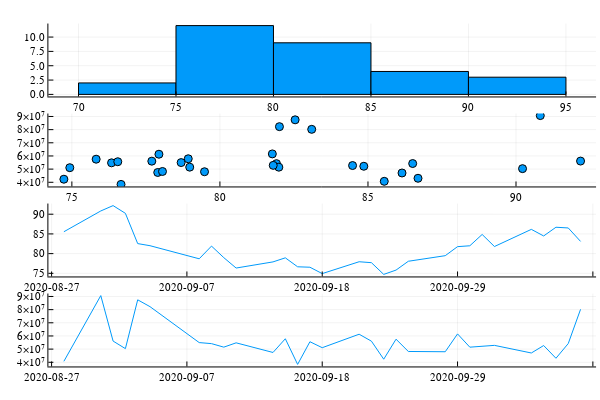

Source (notebook cell):
### Code cell
p1 = histogram(df.Close)
p2 = scatter(df.Close, df.Volume)
p3 = plot(df.Date, df.Close)
p4 = plot(df.Date, df.Volume)

plot(p1, p2, p3, p4, layout=(4, 1), legend=false)

### Figure 1 — Plotly figure (JSON) as saved in the notebook; plotly's stock layout.template omitted (floating-point values rounded to 4 significant figures)
{"data": [{"fill": "tozeroy", "fillcolor": "rgba(0, 154, 250, 1.000)", "hoverinfo": "none", "legendgroup": "y1", "line": {"color": "rgba(0, 0, 0, 1.000)", "dash": "solid", "width": 1}, "mode": "lines", "name": "y1", "showlegend": true, "type": "scatter", "x": [70, 70, 75, 75, 70, 70], "xaxis": "x1", "y": [2, 0, 0, 2, 2, 2], "yaxis": "y1"}, {"fill": "tozeroy", "fillcolor": "rgba(0, 154, 250, 1.000)", "hoverinfo": "none", "legendgroup": "y1", "line": {"color": "rgba(0, 0, 0, 1.000)", "dash": "solid", "width": 1}, "mode": "lines", "name": "y1", "showlegend": false, "type": "scatter", "x": [75, 75, 80, 80, 75, 75], "xaxis": "x1", "y": [12, 0, 0, 12, 12, 12], "yaxis": "y1"}, {"fill": "tozeroy", "fillcolor": "rgba(0, 154, 250, 1.000)", "hoverinfo": "none", "legendgroup": "y1", "line": {"color": "rgba(0, 0, 0, 1.000)", "dash": "solid", "width": 1}, "mode": "lines", "name": "y1", "showlegend": false, "type": "scatter", "x": [80, 80, 85, 85, 80, 80], "xaxis": "x1", "y": [9, 0, 0, 9, 9, 9], "yaxis": "y1"}, {"fill": "tozeroy", "fillcolor": "rgba(0, 154, 250, 1.000)", "hoverinfo": "none", "legendgroup": "y1", "line": {"color": "rgba(0, 0, 0, 1.000)", "dash": "solid", "width": 1}, "mode": "lines", "name": "y1", "showlegend": false, "type": "scatter", "x": [85, 85, 90, 90, 85, 85], "xaxis": "x1", "y": [4, 0, 0, 4, 4, 4], "yaxis": "y1"}, {"fill": "tozeroy", "fillcolor": "rgba(0, 154, 250, 1.000)", "hoverinfo": "none", "legendgroup": "y1", "line": {"color": "rgba(0, 0, 0, 1.000)", "dash": "solid", "width": 1}, "mode": "lines", "name": "y1", "showlegend": false, "type": "scatter", "x": [90, 90, 95, 95, 90, 90], "xaxis": "x1", "y": [3, 0, 0, 3, 3, 3], "yaxis": "y1"}, {"colorbar": {"title": ""}, "legendgroup": "y1", "marker": {"color": "rgba(0, 154, 250, 1.000)", "line": {"color": "rgba(0, 0, 0, 1.000)", "width": 1}, "size": 8, "symbol": "circle"}, "mode": "markers", "name": "y1", "showlegend": true, "type": "scatter", "x": [85.55, 90.82, 92.18, 90.22, 82.54, 82.01, 78.69, 81.91, 78.98, 76.34, 77.9, 78.93, 76.66, 76.55, 74.93, 77.94, 77.7, 74.73, 75.82, 78.06, 79.48, 81.77, 81.99, 84.86, 81.8, 86.15, 84.48, 86.69, 86.51, 83.1], "xaxis": "x2", "y": [40723300, 90655900, 56117100, 50366900, 87462700, 82267800, 54955700, 54163900, 51499400, 54763000, 47448700, 57874400, 38393500, 55619100, 51082900, 61312000, 56044700, 42327500, 57540900, 48206200, 48005500, 61568900, 51479700, 52177100, 52855100, 47056500, 52725400, 43045700, 54240700, 80225400], "yaxis": "y2", "zmax": null, "zmin": null}, {"colorbar": {"title": ""}, "legendgroup": "y1", "line": {"color": "rgba(0, 154, 250, 1.000)", "dash": "solid", "shape": "linear", "width": 1}, "mode": "lines", "name": "y1", "showlegend": true, "type": "scatter", "x": [737665, 737668, 737669, 737670, 737671, 737672, 737676, 737677, 737678, 737679, 737682, 737683, 737684, 737685, 737686, 737689, 737690, 737691, 737692, 737693, 737696, 737697, 737698, 737699, 737700, 737703, 737704, 737705, 737706, 737707], "xaxis": "x3", "y": [85.55, 90.82, 92.18, 90.22, 82.54, 82.01, 78.69, 81.91, 78.98, 76.34, 77.9, 78.93, 76.66, 76.55, 74.93, 77.94, 77.7, 74.73, 75.82, 78.06, 79.48, 81.77, 81.99, 84.86, 81.8, 86.15, 84.48, 86.69, 86.51, 83.1], "yaxis": "y3", "zmax": null, "zmin": null}, {"colorbar": {"title": ""}, "legendgroup": "y1", "line": {"color": "rgba(0, 154, 250, 1.000)", "dash": "solid", "shape": "linear", "width": 1}, "mode": "lines", "name": "y1", "showlegend": true, "type": "scatter", "x": [737665, 737668, 737669, 737670, 737671, 737672, 737676, 737677, 737678, 737679, 737682, 737683, 737684, 737685, 737686, 737689, 737690, 737691, 737692, 737693, 737696, 737697, 737698, 737699, 737700, 737703, 737704, 737705, 737706, 737707], "xaxis": "x4", "y": [40723300, 90655900, 56117100, 50366900, 87462700, 82267800, 54955700, 54163900, 51499400, 54763000, 47448700, 57874400, 38393500, 55619100, 51082900, 61312000, 56044700, 42327500, 57540900, 48206200, 48005500, 61568900, 51479700, 52177100, 52855100, 47056500, 52725400, 43045700, 54240700, 80225400], "yaxis": "y4", "zmax": null, "zmin": null}], "layout": {"annotations": [], "height": 400, "margin": {"b": 20, "l": 0, "r": 0, "t": 20}, "paper_bgcolor": "rgba(255, 255, 255, 1.000)", "plot_bgcolor": "rgba(255, 255, 255, 1.000)", "showlegend": false, "width": 600, "xaxis1": {"anchor": "y1", "domain": [0.08064, 0.9934], "gridcolor": "rgba(0, 0, 0, 0.100)", "gridwidth": 0.5, "linecolor": "rgba(0, 0, 0, 1.000)", "mirror": false, "range": [68.45, 96.55], "showgrid": true, "showline": true, "showticklabels": true, "tickangle": 0, "tickcolor": "rgb(0, 0, 0)", "tickfont": {"color": "rgba(0, 0, 0, 1.000)", "family": "sans-serif", "size": 11}, "tickmode": "array", "ticks": "inside", "ticktext": ["70", "75", "80", "85", "90", "95"], "tickvals": [70, 75, 80, 85, 90, 95], "title": "", "titlefont": {"color": "rgba(0, 0, 0, 1.000)", "family": "sans-serif", "size": 15}, "type": "-", "visible": true, "zeroline": false, "zerolinecolor": "rgba(0, 0, 0, 1.000)"}, "xaxis2": {"anchor": "y2", "domain": [0.08064, 0.9934], "gridcolor": "rgba(0, 0, 0, 0.100)", "gridwidth": 0.5, "linecolor": "rgba(0, 0, 0, 1.000)", "mirror": false, "range": [74.21, 92.7], "showgrid": true, "showline": true, "showticklabels": true, "tickangle": 0, "tickcolor": "rgb(0, 0, 0)", "tickfont": {"color": "rgba(0, 0, 0, 1.000)", "family": "sans-serif", "size": 11}, "tickmode": "array", "ticks": "inside", "ticktext": ["75", "80", "85", "90"], "tickvals": [75, 80, 85, 90], "title": "", "titlefont": {"color": "rgba(0, 0, 0, 1.000)", "family": "sans-serif", "size": 15}, "type": "-", "visible": true, "zeroline": false, "zerolinecolor": "rgba(0, 0, 0, 1.000)"}, "xaxis3": {"anchor": "y3", "domain": [0.08064, 0.9934], "gridcolor": "rgba(0, 0, 0, 0.100)", "gridwidth": 0.5, "linecolor": "rgba(0, 0, 0, 1.000)", "mirror": false, "range": [737700.0, 737700.0], "showgrid": true, "showline": true, "showticklabels": true, "tickangle": 0, "tickcolor": "rgb(0, 0, 0)", "tickfont": {"color": "rgba(0, 0, 0, 1.000)", "family": "sans-serif", "size": 11}, "tickmode": "array", "ticks": "inside", "ticktext": ["2020-08-27", "2020-09-07", "2020-09-18", "2020-09-29", "2020-10-10"], "tickvals": [737664, 737675, 737686, 737697, 737708], "title": "", "titlefont": {"color": "rgba(0, 0, 0, 1.000)", "family": "sans-serif", "size": 15}, "type": "-", "visible": true, "zeroline": false, "zerolinecolor": "rgba(0, 0, 0, 1.000)"}, "xaxis4": {"anchor": "y4", "domain": [0.08064, 0.9934], "gridcolor": "rgba(0, 0, 0, 0.100)", "gridwidth": 0.5, "linecolor": "rgba(0, 0, 0, 1.000)", "mirror": false, "range": [737700.0, 737700.0], "showgrid": true, "showline": true, "showticklabels": true, "tickangle": 0, "tickcolor": "rgb(0, 0, 0)", "tickfont": {"color": "rgba(0, 0, 0, 1.000)", "family": "sans-serif", "size": 11}, "tickmode": "array", "ticks": "inside", "ticktext": ["2020-08-27", "2020-09-07", "2020-09-18", "2020-09-29", "2020-10-10"], "tickvals": [737664, 737675, 737686, 737697, 737708], "title": "", "titlefont": {"color": "rgba(0, 0, 0, 1.000)", "family": "sans-serif", "size": 15}, "type": "-", "visible": true, "zeroline": false, "zerolinecolor": "rgba(0, 0, 0, 1.000)"}, "yaxis1": {"anchor": "x1", "domain": [0.7876, 0.9902], "gridcolor": "rgba(0, 0, 0, 0.100)", "gridwidth": 0.5, "linecolor": "rgba(0, 0, 0, 1.000)", "mirror": false, "range": [-0.36, 12.36], "showgrid": true, "showline": true, "showticklabels": true, "tickangle": 0, "tickcolor": "rgb(0, 0, 0)", "tickfont": {"color": "rgba(0, 0, 0, 1.000)", "family": "sans-serif", "size": 11}, "tickmode": "array", "ticks": "inside", "ticktext": ["0.0", "2.5", "5.0", "7.5", "10.0"], "tickvals": [0, 2.5, 5, 7.5, 10], "title": "", "titlefont": {"color": "rgba(0, 0, 0, 1.000)", "family": "sans-serif", "size": 15}, "type": "-", "visible": true, "zeroline": false, "zerolinecolor": "rgba(0, 0, 0, 1.000)"}, "yaxis2": {"anchor": "x2", "domain": [0.5376, 0.7402], "gridcolor": "rgba(0, 0, 0, 0.100)", "gridwidth": 0.5, "linecolor": "rgba(0, 0, 0, 1.000)", "mirror": false, "range": [36825628, 92223772], "showgrid": true, "showline": true, "showticklabels": true, "tickangle": 0, "tickcolor": "rgb(0, 0, 0)", "tickfont": {"color": "rgba(0, 0, 0, 1.000)", "family": "sans-serif", "size": 11}, "tickmode": "array", "ticks": "inside", "ticktext": ["4×10⁷", "5×10⁷", "6×10⁷", "7×10⁷", "8×10⁷", "9×10⁷"], "tickvals": [40000000, 50000000, 60000000, 70000000, 80000000, 90000000], "title": "", "titlefont": {"color": "rgba(0, 0, 0, 1.000)", "family": "sans-serif", "size": 15}, "type": "-", "visible": true, "zeroline": false, "zerolinecolor": "rgba(0, 0, 0, 1.000)"}, "yaxis3": {"anchor": "x3", "domain": [0.2876, 0.4902], "gridcolor": "rgba(0, 0, 0, 0.100)", "gridwidth": 0.5, "linecolor": "rgba(0, 0, 0, 1.000)", "mirror": false, "range": [74.21, 92.7], "showgrid": true, "showline": true, "showticklabels": true, "tickangle": 0, "tickcolor": "rgb(0, 0, 0)", "tickfont": {"color": "rgba(0, 0, 0, 1.000)", "family": "sans-serif", "size": 11}, "tickmode": "array", "ticks": "inside", "ticktext": ["75", "80", "85", "90"], "tickvals": [75, 80, 85, 90], "title": "", "titlefont": {"color": "rgba(0, 0, 0, 1.000)", "family": "sans-serif", "size": 15}, "type": "-", "visible": true, "zeroline": false, "zerolinecolor": "rgba(0, 0, 0, 1.000)"}, "yaxis4": {"anchor": "x4", "domain": [0.03762, 0.2402], "gridcolor": "rgba(0, 0, 0, 0.100)", "gridwidth": 0.5, "linecolor": "rgba(0, 0, 0, 1.000)", "mirror": false, "range": [36825628, 92223772], "showgrid": true, "showline": true, "showticklabels": true, "tickangle": 0, "tickcolor": "rgb(0, 0, 0)", "tickfont": {"color": "rgba(0, 0, 0, 1.000)", "family": "sans-serif", "size": 11}, "tickmode": "array", "ticks": "inside", "ticktext": ["4×10⁷", "5×10⁷", "6×10⁷", "7×10⁷", "8×10⁷", "9×10⁷"], "tickvals": [40000000, 50000000, 60000000, 70000000, 80000000, 90000000], "title": "", "titlefont": {"color": "rgba(0, 0, 0, 1.000)", "family": "sans-serif", "size": 15}, "type": "-", "visible": true, "zeroline": false, "zerolinecolor": "rgba(0, 0, 0, 1.000)"}}}
